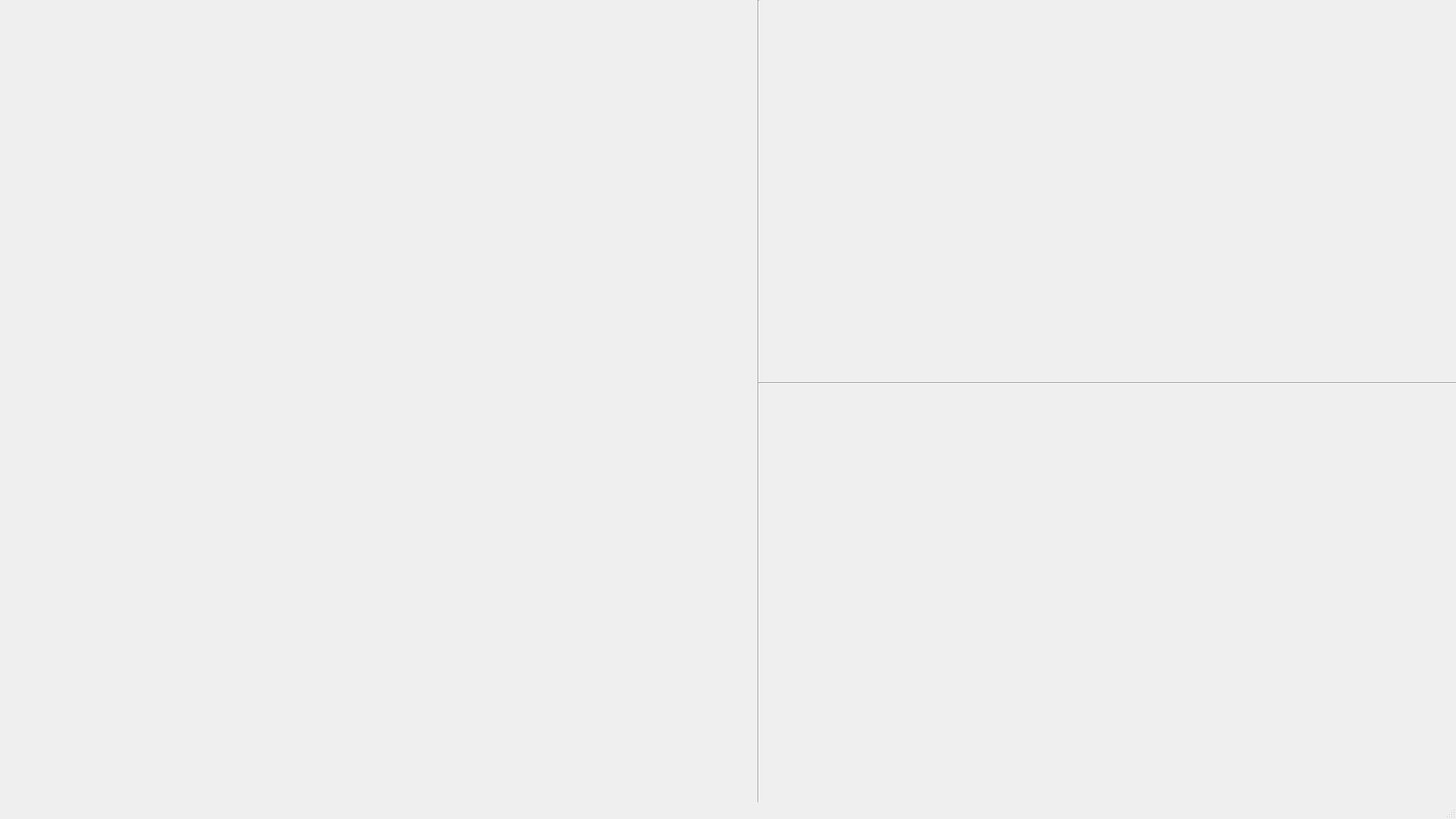
<?xml version="1.0" encoding="UTF-8"?>
<ui version="4.0">
 <class>MainWindow</class>
 <widget class="QMainWindow" name="MainWindow">
  <property name="geometry">
   <rect>
    <x>0</x>
    <y>0</y>
    <width>1920</width>
    <height>1080</height>
   </rect>
  </property>
  <property name="windowTitle">
   <string>MainWindow</string>
  </property>
  <widget class="QWidget" name="centralwidget">
   <widget class="QCustomPlot" name="temps" native="true">
    <property name="geometry">
     <rect>
      <x>1020</x>
      <y>540</y>
      <width>861</width>
      <height>431</height>
     </rect>
    </property>
   </widget>
   <widget class="QCustomPlot" name="pressures" native="true">
    <property name="geometry">
     <rect>
      <x>1030</x>
      <y>40</y>
      <width>851</width>
      <height>431</height>
     </rect>
    </property>
   </widget>
   <widget class="Line" name="line">
    <property name="geometry">
     <rect>
      <x>980</x>
      <y>0</y>
      <width>41</width>
      <height>1091</height>
     </rect>
    </property>
    <property name="orientation">
     <enum>Qt::Vertical</enum>
    </property>
   </widget>
   <widget class="Line" name="line_2">
    <property name="geometry">
     <rect>
      <x>1000</x>
      <y>480</y>
      <width>921</width>
      <height>51</height>
     </rect>
    </property>
    <property name="orientation">
     <enum>Qt::Horizontal</enum>
    </property>
   </widget>
   <widget class="QLabel" name="label">
    <property name="geometry">
     <rect>
      <x>660</x>
      <y>370</y>
      <width>291</width>
      <height>601</height>
     </rect>
    </property>
    <property name="text">
     <string/>
    </property>
    <property name="pixmap">
     <pixmap>../motorshema.png</pixmap>
    </property>
    <property name="scaledContents">
     <bool>true</bool>
    </property>
   </widget>
  </widget>
  <widget class="QStatusBar" name="statusbar"/>
  <widget class="QMenuBar" name="menubar">
   <property name="geometry">
    <rect>
     <x>0</x>
     <y>0</y>
     <width>1920</width>
     <height>21</height>
    </rect>
   </property>
  </widget>
 </widget>
 <customwidgets>
  <customwidget>
   <class>QCustomPlot</class>
   <extends>QWidget</extends>
   <header location="global">qcustomplot.h</header>
   <container>1</container>
  </customwidget>
 </customwidgets>
 <resources/>
 <connections/>
</ui>
